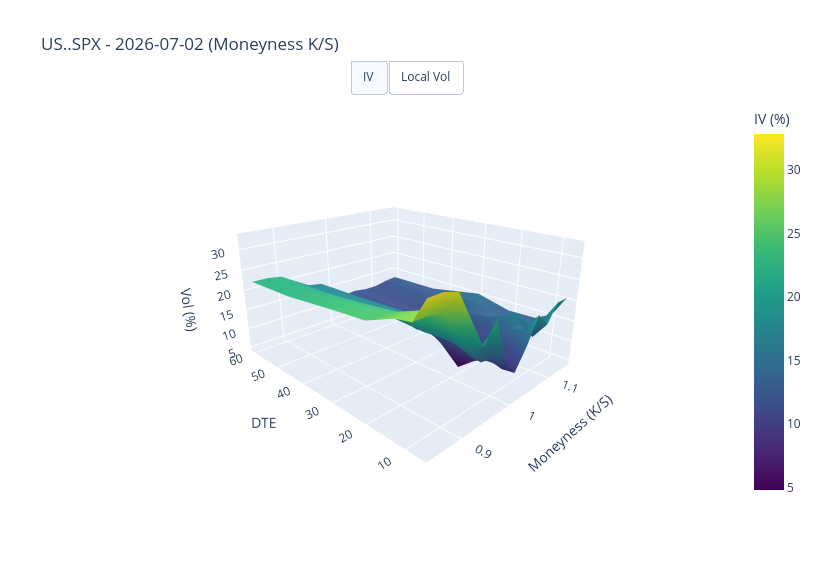

Notebook code cell kept with this figure:
### Code cell
# 3. Bloomberg-style 3D vol surface with IV/local vol toggle (using Moneyness K/S)

# Call the encapsulated 3D Moneyness graph visualization method
fig = study.plot_bloomberg_3d_surface()
fig.show()

### Figure 1 — Plotly figure (JSON) as saved in the notebook; plotly's stock layout.template omitted (floating-point values rounded to 4 significant figures)
{"data": [{"colorbar": {"title": {"text": "IV (%)"}, "x": 1.02}, "colorscale": [[0, "#440154"], [0.1111, "#482878"], [0.2222, "#3e4989"], [0.3333, "#31688e"], [0.4444, "#26828e"], [0.5556, "#1f9e89"], [0.6667, "#35b779"], [0.7778, "#6ece58"], [0.8889, "#b5de2b"], [1, "#fde725"]], "name": "Implied Vol", "type": "surface", "visible": true, "x": [0.85, 0.875, 0.9, 0.925, 0.95, 0.975, 1.0, 1.025, 1.05, 1.075, 1.1, 1.125, 1.15], "y": [7, 10, 14, 21, 30, 45, 60], "z": [[32.85, 32.85, 31.85, 25.5, 19.2, 23.52, 13.49, 9.129, 13.79, 19.77, 16.4, 20.53, 20.53], [27.87, 27.87, 27.27, 21.86, 17.19, 13.32, 12.62, 8.786, 10.84, 15.66, 12.42, 15.57, 15.57], [27.24, 27.24, 26.56, 21.72, 17.74, 14.36, 10.58, 10.17, 10.4, 14.05, 17.01, 13.54, 13.54], [24.65, 24.65, 24.16, 20.39, 17.37, 17.66, 13.93, 4.813, 9.961, 11.32, 13.9, 13.32, 13.32], [23.98, 23.98, 23.21, 20.43, 17.81, 18.13, 12.51, 12.3, 11.0, 11.16, 12.56, 14.57, 15.36], [22.6, 22.6, 21.96, 19.8, 17.72, 17.46, 14.99, 10.78, 11.71, 11.32, 11.95, 12.85, 12.85], [22.17, 22.17, 21.72, 19.62, 17.58, 17.02, 14.92, 11.88, 12.17, 11.65, 11.7, 12.34, 12.69]]}, {"colorbar": {"title": {"text": "Local Vol (%)"}, "x": 1.02}, "colorscale": [[0, "#000004"], [0.1111, "#180f3d"], [0.2222, "#440f76"], [0.3333, "#721f81"], [0.4444, "#9e2f7f"], [0.5556, "#cd4071"], [0.6667, "#f1605d"], [0.7778, "#fd9668"], [0.8889, "#feca8d"], [1, "#fcfdbf"]], "name": "Local Vol", "type": "surface", "visible": false, "x": [0.85, 0.875, 0.9, 0.925, 0.95, 0.975, 1.0, 1.025, 1.05, 1.075, 1.1, 1.125, 1.15], "y": [7, 10, 14, 21, 30, 45, 60], "z": [[80.16, 117.6, 0.0, 23.58, 21.23, 0.0, 13.09, 6.966, 0.0, 0.0, 0.0, 0.0, 8.705], [76.1, 117.5, 0.0, 57.17, 23.85, 0.0, 10.83, 10.17, 3.019, 0.0, 37.51, 0.0, 12.73], [62.05, 106.2, 0.0, 51.23, 31.01, 22.8, 12.46, 8.005, 7.318, 8.83, 0.0, 6.609, 1.901], [54.66, 83.55, 132.9, 30.02, 24.77, 40.87, 19.21, 9.328, 9.041, 0.0, 14.59, 26.25, 13.6], [57.78, 77.18, 87.37, 29.32, 31.01, 28.89, 14.24, 17.69, 12.25, 9.448, 11.72, 35.58, 0.0], [56.12, 71.89, 78.32, 29.51, 24.41, 37.33, 21.25, 10.58, 12.05, 13.0, 11.19, 15.8, 20.82], [52.19, 86.23, 0.0, 32.35, 24.47, 32.94, 18.94, 14.02, 12.8, 12.62, 10.02, 12.37, 16.59]]}], "layout": {"height": 580, "scene": {"aspectmode": "manual", "aspectratio": {"x": 1, "y": 1.2, "z": 0.6}, "camera": {"eye": {"x": -1.5, "y": -1.5, "z": 0.8}}, "xaxis": {"title": {"text": "Moneyness (K/S)"}}, "yaxis": {"title": {"text": "DTE"}}, "zaxis": {"title": {"text": "Vol (%)"}}}, "title": {"text": "US..SPX - 2026-07-02 (Moneyness K/S)"}, "updatemenus": [{"buttons": [{"args": [{"visible": [true, false]}, {"scene.zaxis.title": "IV (%)"}], "label": "IV", "method": "update"}, {"args": [{"visible": [false, true]}, {"scene.zaxis.title": "Local Vol (%)"}], "label": "Local Vol", "method": "update"}], "direction": "right", "type": "buttons", "x": 0.5, "xanchor": "center", "y": 1.1}], "width": 820}}
